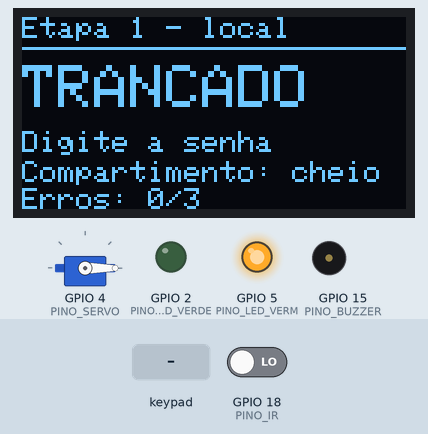
Recording of a sketch running on a simulated ESP32. Parts: servo, 128×64 one-colour display, output pins drawn as LEDs (lit = HIGH), buzzer (waves = sounding, pin HIGH). Inputs (shaded band) come from the test bench; at power-on: GPIO 18 (PINO_IR) LOW. What the sketch prints to the serial monitor is not drawn.

Above: at 1.2 s.
1.3 s: keypad keys 1 2 3 4 # pressed 0.4 s apart
At 3.8 s:
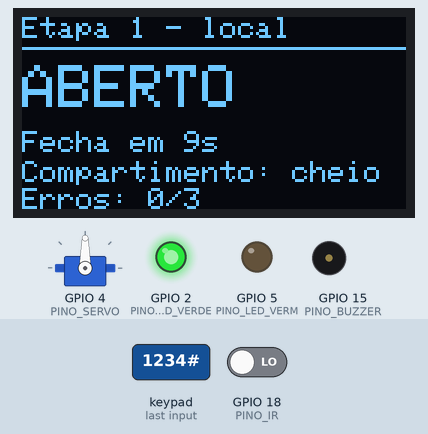
4.8 s: GPIO 18 (PINO_IR) driven HIGH
At 5.8 s:
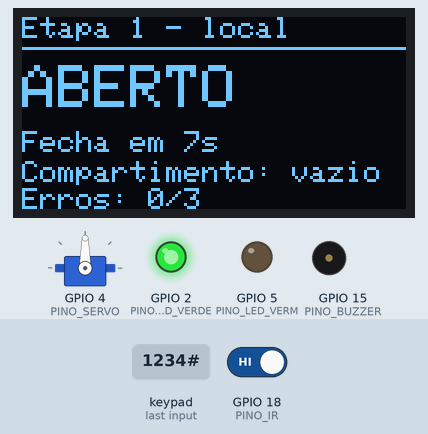
7.8 s: GPIO 18 (PINO_IR) driven LOW
At 8.8 s:
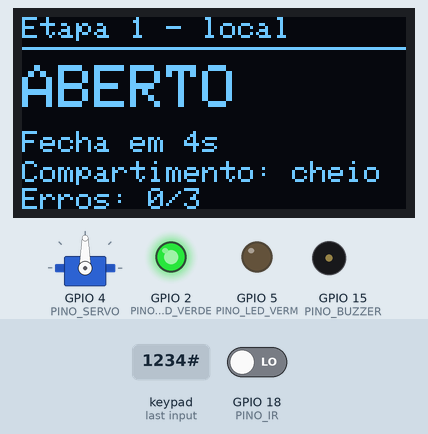
10.8 s: GPIO 18 (PINO_IR) driven HIGH
At 13.3 s:
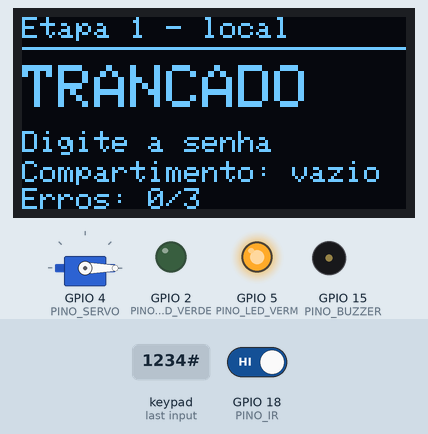
13.8 s: keypad keys 1 2 3 4 * pressed 0.4 s apart
At 14.03 s:
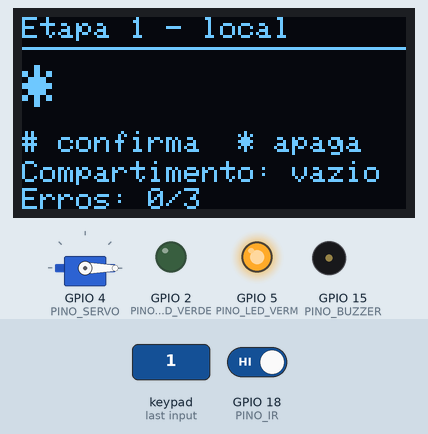
17.3 s: key '#' pressed
At 18.0 s:
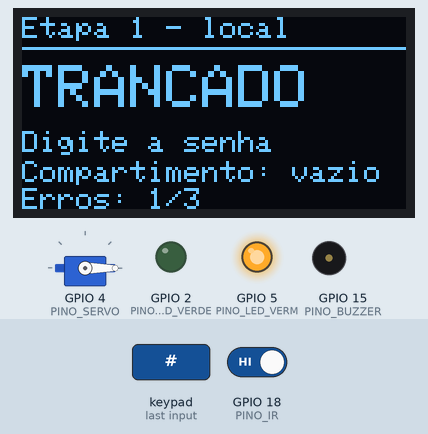
Timing chart, 0 to 19.9 s (numbered marks = the images above; inputs shaded):
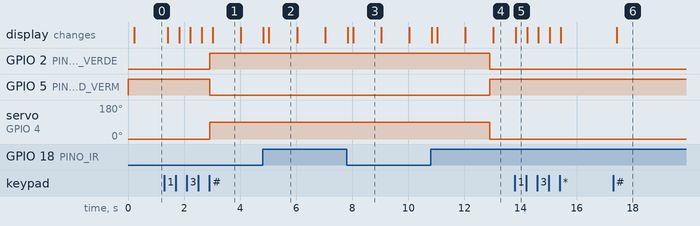

Measured:
- after the input at 1.3 s, GPIO 2 (PINO_LED_VERDE): LOW → HIGH after 1.6 s; GPIO 5 (PINO_LED_VERM): HIGH → LOW after 1.6 s; servo on GPIO 4 (PINO_SERVO): 0° → 90° after 1.6 s; the display: first changes after 0.13 s (image 1 shows a later state)
- after the input at 4.8 s, the display: first changes at once (image 2 shows a later state)
- after the input at 7.8 s, the display: first changes at once (image 3 shows a later state)
- after the input at 10.8 s, the display: first changes at once (image 4 shows a later state)
- after the input at 13.8 s, the display: changes at once (image 5)
- after the input at 17.3 s, the display: changes after 0.13 s (image 6)
- what the display in image 2 shows lasts 1.0 s, from 5.0 s to 6.0 s

The sketch:

etapa1_prova_conceito.ino
```cpp
/*
 * ============================================================================
 * ETAPA 1 - PROVA DE CONCEITO LOCAL (SEM REDE)
 * Cofre Inteligente - Conectividade em Sistemas Ciberfisicos - PUCPR
 * ============================================================================
 *
 * Objetivo desta etapa, conforme secao 5 do regulamento:
 * validar a leitura dos sensores e o acionamento dos atuadores SEM nenhuma
 * camada de rede. Nenhuma linha de WiFi aparece aqui de proposito.
 *
 * A camada de servidor HTTP entra apenas na Etapa 2, sobre esta base.
 *
 * SENSORES : teclado matricial 4x4 (credencial)
 *            sensor IR de obstaculo (ocupacao do compartimento)
 * ATUADORES: servo SG90 (trava), buzzer, LED verde, LED vermelho, OLED
 *
 * BIBLIOTECAS:
 *   Keypad, ESP32Servo, Adafruit SSD1306, Adafruit GFX
 * ============================================================================
 */

#include <Keypad.h>
#include <ESP32Servo.h>
#include <Wire.h>
#include <Adafruit_GFX.h>
#include <Adafruit_SSD1306.h>

// ---------------------------------------------------------------------------
// PINOS
// ---------------------------------------------------------------------------
#define PINO_SERVO     4
#define PINO_BUZZER    15
#define PINO_LED_VERDE 2
#define PINO_LED_VERM  5
#define PINO_IR        18

#define OLED_LARGURA  128
#define OLED_ALTURA    64
#define OLED_ENDERECO 0x3C

const byte LINHAS = 4;
const byte COLUNAS = 4;
char teclas[LINHAS][COLUNAS] = {
  {'1','2','3','A'},
  {'4','5','6','B'},
  {'7','8','9','C'},
  {'*','0','#','D'}
};
byte pinosLinhas[LINHAS]   = {13, 12, 14, 27};
byte pinosColunas[COLUNAS] = {26, 25, 33, 32};

Keypad teclado = Keypad(makeKeymap(teclas), pinosLinhas, pinosColunas, LINHAS, COLUNAS);
Servo servoTrava;
Adafruit_SSD1306 display(OLED_LARGURA, OLED_ALTURA, &Wire, -1);

// ---------------------------------------------------------------------------
// PARAMETROS
// ---------------------------------------------------------------------------
#define ANGULO_TRANCADO    0
#define ANGULO_ABERTO     90
#define MAX_TENTATIVAS     3
#define TEMPO_BLOQUEIO 30000UL
#define TEMPO_ABERTO   10000UL

enum EstadoCofre { TRANCADO, DIGITANDO, ABERTO, BLOQUEADO };
EstadoCofre estado = TRANCADO;

const String SENHA = "1234";
String senhaDigitada = "";
int    tentativasErradas = 0;

bool  ocupado     = false;

unsigned long marcoBloqueio = 0;
unsigned long marcoAbertura = 0;
unsigned long marcoBuzzer   = 0;
unsigned long marcoDisplay  = 0;
bool          buzzerLigado  = false;

// ---------------------------------------------------------------------------
// ACOES FISICAS
// ---------------------------------------------------------------------------
void destrancar() {
  servoTrava.write(ANGULO_ABERTO);
  digitalWrite(PINO_LED_VERDE, HIGH);
  digitalWrite(PINO_LED_VERM, LOW);
  estado = ABERTO;
  marcoAbertura = millis();
  senhaDigitada = "";
  tentativasErradas = 0;
  Serial.println("[EVENTO] Cofre aberto pelo teclado");
}

void trancar(const char* origem) {
  servoTrava.write(ANGULO_TRANCADO);
  digitalWrite(PINO_LED_VERDE, LOW);
  digitalWrite(PINO_LED_VERM, HIGH);
  estado = TRANCADO;
  senhaDigitada = "";
  Serial.print("[EVENTO] Cofre trancado - origem: ");
  Serial.println(origem);
}

void entrarEmBloqueio() {
  estado = BLOQUEADO;
  marcoBloqueio = millis();
  marcoBuzzer = millis();
  senhaDigitada = "";
  Serial.println("[EVENTO] Bloqueio por tentativas invalidas");
}

// ---------------------------------------------------------------------------
// LEITURA DO SENSOR DE OCUPACAO
// ---------------------------------------------------------------------------
void lerSensores() {
  // Modulo IR: saida em LOW quando ha objeto na frente
  bool ocupadoAgora = (digitalRead(PINO_IR) == LOW);
  if (ocupadoAgora != ocupado) {
    ocupado = ocupadoAgora;
    Serial.print("[SENSOR] compartimento ");
    Serial.println(ocupado ? "ocupado" : "vazio");
  }
}

// ---------------------------------------------------------------------------
// DISPLAY
// ---------------------------------------------------------------------------
void atualizarDisplay() {
  display.clearDisplay();
  display.setTextColor(SSD1306_WHITE);

  display.setTextSize(1);
  display.setCursor(0, 0);
  display.println("Etapa 1 - local");
  display.drawLine(0, 10, 127, 10, SSD1306_WHITE);

  display.setTextSize(2);
  display.setCursor(0, 16);

  switch (estado) {
    case TRANCADO:
      display.println("TRANCADO");
      display.setTextSize(1);
      display.setCursor(0, 38);
      display.println("Digite a senha");
      break;

    case DIGITANDO: {
      String mascara = "";
      for (unsigned int i = 0; i < senhaDigitada.length(); i++) mascara += "*";
      display.println(mascara);
      display.setTextSize(1);
      display.setCursor(0, 38);
      display.print("# confirma  * apaga");
      break;
    }

    case ABERTO:
      display.println("ABERTO");
      display.setTextSize(1);
      display.setCursor(0, 38);
      display.print("Fecha em ");
      display.print((TEMPO_ABERTO - (millis() - marcoAbertura)) / 1000);
      display.println("s");
      break;

    case BLOQUEADO:
      display.println("BLOQUEADO");
      display.setTextSize(1);
      display.setCursor(0, 38);
      display.print("Aguarde ");
      display.print((TEMPO_BLOQUEIO - (millis() - marcoBloqueio)) / 1000);
      display.println("s");
      break;
  }

  // Rodape com a ocupacao do compartimento
  display.setTextSize(1);
  display.setCursor(0, 48);
  display.print("Compartimento: ");
  display.print(ocupado ? "cheio" : "vazio");

  display.setCursor(0, 57);
  display.print("Erros: ");
  display.print(tentativasErradas);
  display.print("/");
  display.print(MAX_TENTATIVAS);
  display.display();
}

// ---------------------------------------------------------------------------
// LEITURA DO TECLADO - nao bloqueante
// ---------------------------------------------------------------------------
void lerTeclado() {
  char tecla = teclado.getKey();
  if (!tecla) return;

  Serial.print("[TECLA] ");
  Serial.println(tecla);

  if (estado == BLOQUEADO) return;   // teclado inerte durante o bloqueio

  if (estado == ABERTO) {
    if (tecla == '#') trancar("teclado");
    return;
  }

  if (tecla == '*') {
    senhaDigitada = "";
    estado = TRANCADO;
    return;
  }

  if (tecla == '#') {
    if (senhaDigitada == SENHA) {
      destrancar();
    } else {
      tentativasErradas++;
      Serial.println("[EVENTO] Senha incorreta");
      senhaDigitada = "";
      estado = TRANCADO;
      if (tentativasErradas >= MAX_TENTATIVAS) entrarEmBloqueio();
    }
    return;
  }

  if (tecla >= '0' && tecla <= '9' && senhaDigitada.length() < 8) {
    senhaDigitada += tecla;
    estado = DIGITANDO;
  }
}

// ---------------------------------------------------------------------------
// SETUP
// ---------------------------------------------------------------------------
void setup() {
  Serial.begin(115200);
  Serial.println("\n=== Cofre Inteligente - prova de conceito local ===");
  Serial.println("Senha de teste: 1234   |   # confirma   |   * apaga");

  pinMode(PINO_BUZZER, OUTPUT);
  pinMode(PINO_LED_VERDE, OUTPUT);
  pinMode(PINO_LED_VERM, OUTPUT);
  pinMode(PINO_IR, INPUT);

  servoTrava.attach(PINO_SERVO);
  servoTrava.write(ANGULO_TRANCADO);
  digitalWrite(PINO_LED_VERM, HIGH);

  if (!display.begin(SSD1306_SWITCHCAPVCC, OLED_ENDERECO)) {
    Serial.println("[ERRO] Display OLED nao respondeu. Confira SDA/SCL e o endereco I2C.");
  }
  display.clearDisplay();
  display.display();
}

// ---------------------------------------------------------------------------
// LOOP
// Sem delay(): a temporizacao usa millis(), preparando o codigo para a
// Etapa 2, quando o servidor HTTP passa a exigir um loop sempre livre.
// ---------------------------------------------------------------------------
void loop() {
  lerTeclado();
  lerSensores();

  unsigned long agora = millis();

  if (estado == ABERTO && agora - marcoAbertura >= TEMPO_ABERTO) {
    trancar("automatico");
  }

  if (estado == BLOQUEADO) {
    if (agora - marcoBloqueio >= TEMPO_BLOQUEIO) {
      tentativasErradas = 0;
      estado = TRANCADO;
      Serial.println("[EVENTO] Bloqueio encerrado");
    }
  }

  // Buzzer intermitente durante o bloqueio
  if (estado == BLOQUEADO) {
    if (agora - marcoBuzzer >= 500) {
      buzzerLigado = !buzzerLigado;
      digitalWrite(PINO_BUZZER, buzzerLigado ? HIGH : LOW);
      marcoBuzzer = agora;
    }
  } else if (buzzerLigado) {
    digitalWrite(PINO_BUZZER, LOW);
    buzzerLigado = false;
  }

  if (agora - marcoDisplay >= 200) {
    atualizarDisplay();
    marcoDisplay = agora;
  }
}
```
